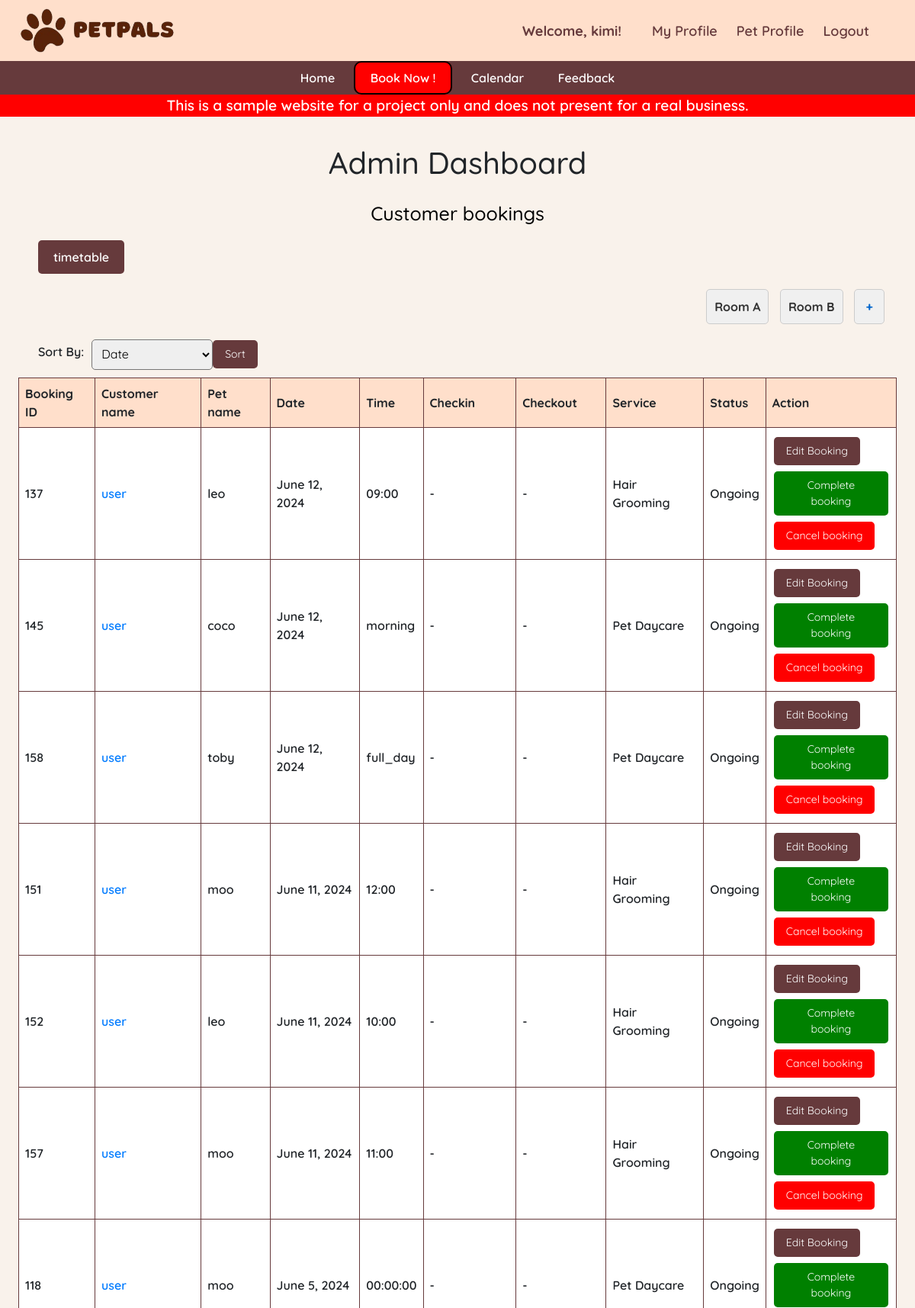
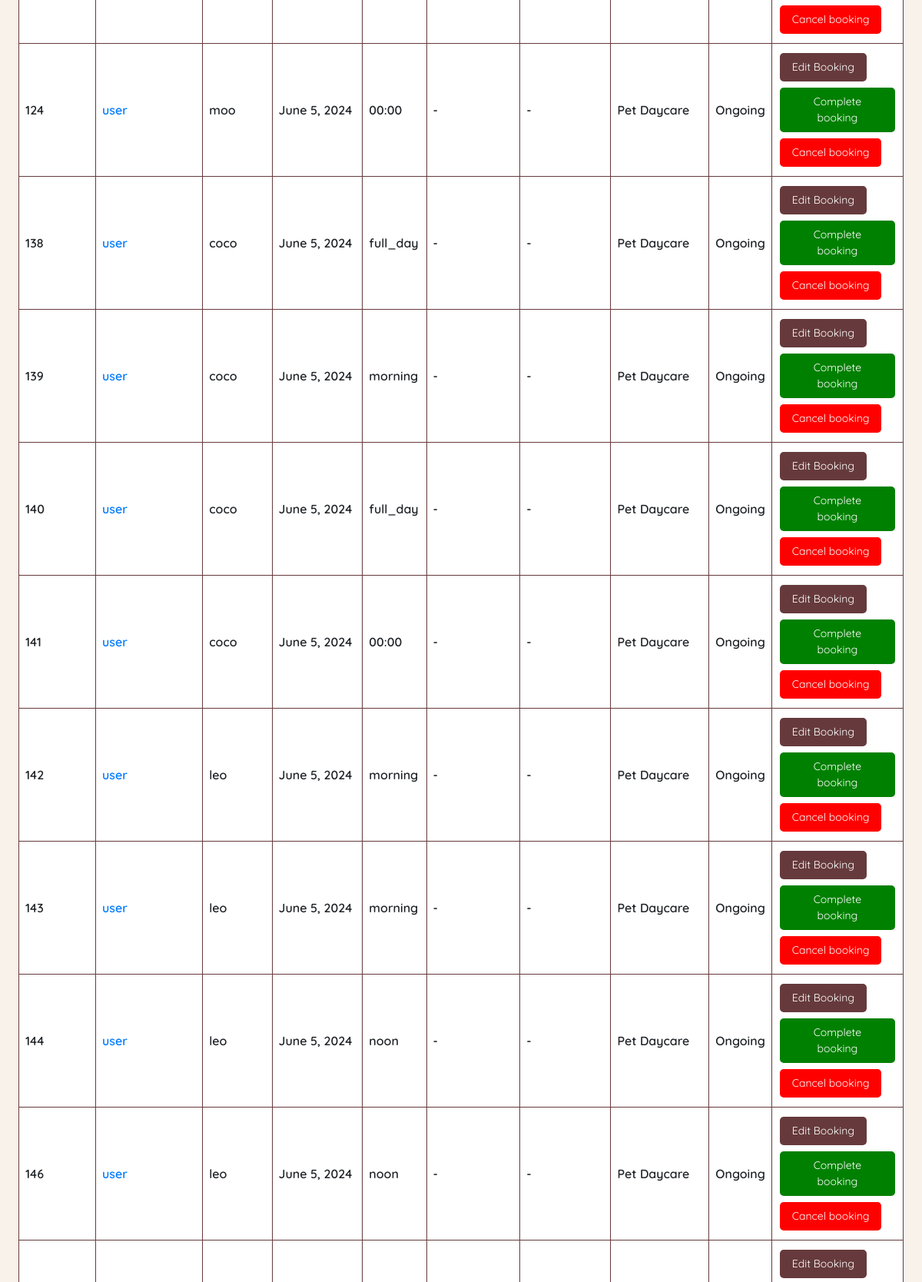
/admin_dashboard/ (signed in, upper part), run on the app's committed database (2 pictures, top to bottom).
### main/models.py (models this page shows, shortened)
class Room(models.Model):
    name = models.CharField(max_length=20)

class Booking(models.Model):
    owner = models.ForeignKey(Owner, null=True, on_delete=models.CASCADE)
    pet = models.ManyToManyField(Pet)
    room = models.ForeignKey(Room, null=True, on_delete=models.CASCADE)
    date = models.DateField(blank=True, null=True)
    TIME_CHOICES = [
        ('09:00', '9:00'),
        ('10:00', '10:00'),
        ('11:00', '11:00'),
        ('12:00', '12:00'),
        ('14:00', '2:00'),
        ('15:00', '3:00'),
        ('16:00', '4:00'),
        ('17:00', '5:00'),
        ('full_day', 'Full (7:00-19:00)'),
        ('morning', 'Morning (7:00-12:00)'),
        ('noon', 'Noon (13:00-19:00)'),
    ]
    time = models.CharField(max_length=10, choices=TIME_CHOICES, blank=True, null=True)
    SERVICE_CHOICES = [
        ('Hair Grooming', 'Hair Grooming'),
        ('Bath and Dry', 'Bath and Dry'),
        ('Pet Hotel', 'Pet Hotel'),
        ('Pet Daycare', 'Pet Daycare'),
    ]
    service = models.CharField(max_length=50, choices=SERVICE_CHOICES)
    STATUS_CHOICES = [
        ('Ongoing', 'Ongoing'),
        ('Completed', 'Completed'),
        ('Cancelled', 'Cancelled'),
    ]
    status = models.CharField(max_length=20, choices=STATUS_CHOICES, default='Ongoing')
    checkin = models.DateField(null=True, blank=True)
    checkout = models.DateField(null=True, blank=True)

class Owner(models.Model):
    user = models.OneToOneField(User, on_delete=models.CASCADE)
    phone_number = models.CharField(max_length=15, blank=True)
    email = models.EmailField(blank=True)

class Pet(models.Model):
    name = models.CharField(max_length=20)
    owner = models.ForeignKey(Owner, null=True, on_delete=models.CASCADE)
    age = models.PositiveBigIntegerField()
    species = models.CharField(max_length=50)
    breed = models.CharField(max_length=50)
    profile_pic = models.ImageField(default="profile.jpg", null=True, blank=True)

### main/views.py (the view, shortened to what this page needs)
# urls.py: path('admin_dashboard/', views.AdminPage, name="admin_dashboard"),
def AdminPage(request):
    rooms = Room.objects.all()
    sort_by = request.GET.get('sort_by', 'date')
    order_by = '-date'
    if sort_by == 'id':
        order_by = 'id'
    elif sort_by == 'service':
        order_by = 'service'
    ongoing_bookings = Booking.objects.filter(status='Ongoing').order_by(order_by)
    completed_bookings = Booking.objects.filter(status='Completed').order_by(order_by)
    cancelled_bookings = Booking.objects.filter(status='Cancelled').order_by(order_by)
    owners = Owner.objects.all()
    context = {
        'ongoing_bookings': ongoing_bookings,
        'completed_bookings': completed_bookings,
        'cancelled_bookings': cancelled_bookings,
        'owners': owners,
        'rooms': rooms,
    }
    return render(request, 'admin_dashboard.html', context)

### main/templates/admin_dashboard.html (shortened to what this page needs)
{% extends 'base.html' %}
{% block content %}
<head>
</head>
    <h1 class="dashb">Admin Dashboard</h1>
    <div style="margin-top: 20px; margin-bottom: 20px;">
    <h2 class="dash">Customer bookings</h2>
    <a  class="timetable" href="{% url 'timetable' %}">timetable</a>
    <ul class="room-list">
        {% for room in rooms %}
            <li>
                <a href="{% url 'room_detail' room.id %}">Room {{ room.name }}</a>
            </li>
        {% endfor %}
        <a href="{% url 'create_room' %}">
            <button class="cr" type="button">+</button>
        </a>
    </ul>
    <form method="GET" action="" class="sorting-form">
    <label for="sort_by">Sort By:</label>
    <select name="sort_by" id="sort_by" class="sort-select">
        <option value="date">Date</option>
    </select>
    <button type="submit" class="sort-button">Sort</button>
</form>
<table class="a">
    <thead>
        <tr>
            <th>Booking ID</th>
            <th>Customer name</th>
            <th>Pet name</th>
            <th>Date</th>
            <th>Time</th>
            <th>Checkin</th>
            <th>Checkout</th>
            <th>Service</th>
            <th>Status</th>
            <th>Action</th>
        </tr>
    </thead>
    <tbody>
        {% for booking in ongoing_bookings %}
        <tr>
            <td>{{ booking.id }}</td>
            <td><a href="{% url 'ownerpf' booking.id %}">{{ booking.owner.user.username }}</a></td>
            <td>
                {% for pet in booking.pet.all %}
                    {{ pet.name }}{% if not forloop.last %}, {% endif %}
                {% endfor %}
            </td>
            <td>{{ booking.date|default:"-" }}</td>
            <td>{{ booking.time|default:"-" }}</td>
            <td>{{ booking.checkin|default:"-" }}</td>
            <td>{{ booking.checkout|default:"-" }}</td>
            <td>{{ booking.service }}</td>
            <td>{{ booking.status }}</td>
            <td>
                {% if booking.service != 'Pet Hotel' %}
                <form method="post" action="{% url 'edit_booking' booking.id %}" style="display: inline;">
                    <button type="submit" class="button">Edit Booking</button>
                </form>
                {% endif %}
                <form method="post">
                    <button type="submit" class="button-complete">Complete booking</button>
                </form>
                <form method="post">
                    <button type="submit" class="button-cancel" >Cancel booking</button>
                </form>
            </td>
        </tr>
        {% endfor %}
    </tbody>
</table>
</div>
</html>
{% endblock %}

### main/templates/navbar.html (shortened to what this page needs)
{% load static %}
    <header>
        <img src="{% static 'image/PetPals.png' %}" alt="Pawlogo" width="auto" height="80">
        <div class="profile-bar">
            <div class="profile-info">
                {% if request.user.is_authenticated %}
                    <span>Welcome, {{ request.user }}!</span>
                {% else %}
                    <span>Welcome, Guest!</span>
                {% endif %}
            </div>
                <div class="profile-actions">
                    {% if user.is_authenticated %}
                        <a href="{% url 'profile' %}">My Profile</a>
                        <a href="{% url 'petprofile' %}">Pet Profile</a>
                        <a href="{% url 'logout' %}">Logout</a>
                    {% else %}
                        <a href="{% url 'login' %}">Sign In</a>
                        <a href="{% url 'register' %}">Sign Up</a>
                    {% endif %}
                </div>
        </div>
    </header>
    <nav class="navigation">
        {% if user.is_authenticated %}
        <a href="{% url 'home' %}">Home</a>
        <a href="{% url 'bookingpage' %}" class="book">Book Now !</a>
        <a href="{% url 'calendar' %}">Calendar</a>
        <a href ="{% url 'feedback' %}">Feedback</a>
        {% else %}
        <a href="{% url 'home' %}">Home</a>
        <a href="#services">Services</a>
        {% endif %}
    </nav>

### main/templates/base.html (style rules this page uses)
body { font-family: "Quicksand", sans-serif; font-optical-sizing: auto; font-weight: 600; font-style: normal; margin: 0 !important; padding: 0; background-color: #F9F2EB; display: flex; flex-direction: column; min-height: 100vh; }
h2 { text-align: center; color: #8B4513; margin-bottom: 20px; font-size: xx-large; }

### main/templates/navbar.html (style rules this page uses)
header { background-color: rgb(255, 223, 203); padding: 0px; text-align: center; color: rgb(102, 58, 60); display: flex; justify-content: space-between; align-items: center; }
.navigation { background-color:rgb(102,58,60); padding: 10px 0; text-align: center; }
.navigation a { color: white; text-decoration: none; padding: 10px 20px; }
.profile-bar { display: flex; align-items: center; margin-right: 5%; font-size: large; }
.profile-info { margin-right: 20px; }
.profile-info span { font-weight: bold; }
.profile-actions a { color: rgb(102,58,60); text-decoration: none; margin-left: 20px; }
.book { border-radius: 10px; border: 2px solid black; background-color: red; color:white; }

### main/templates/admin_dashboard.html (style rules this page uses)
.sorting-form { display: flex; align-items: center; }
.sorting-form label { margin-right: 10px; margin-left: 50px; }
.sort-select { padding: 8px; border-radius: 5px; }
.sort-button { background-color: rgb(102, 58, 60); border: none; color: white; padding: 8px 16px; text-align: center; text-decoration: none; display: inline-block; font-size: 14px; border-radius: 5px; cursor: pointer; }
.a { margin: 10px auto; width: 96%; border-collapse: collapse; }
.a th, td { border: 1px solid rgb(102, 58, 60); padding: 8px; text-align: left; background-color: white; }
.a th { background-color: rgb(255,223,203); }
.dash { color: black ; font-size: 25px; }
.dashb { text-align: center; margin-top: 20px; }
.button { background-color: rgb(102, 58, 60); border: none; color: white; padding: 8px 16px; text-align: center; text-decoration: none; display: inline-block; font-size: 14px; margin: 4px 2px; cursor: pointer; border-radius: 5px; }
.button-complete { background-color: green; border: none; color: white; padding: 8px 16px; text-align: center; text-decoration: none; display: inline-block; font-size: 14px; margin: 4px 2px; cursor: pointer; border-radius: 5px; }
.button-cancel { background-color: red; border: none; color: white; padding: 8px 16px; text-align: center; text-decoration: none; display: inline-block; font-size: 14px; margin: 4px 2px; cursor: pointer; border-radius: 5px; }
.room-list { list-style-type: none; margin: 0; padding: 0; text-align: right; margin-top: 20px; margin-bottom: 20px; margin-right: 30px; }
.room-list li , .cr { display: inline-block; margin-right: 10px; background-color: #f0f0f0; padding: 10px; border: 1px solid #ccc; border-radius: 5px; }
.room-list li a , .cr { text-decoration: none; color: #333; font-weight: bold; }
.room-list li a:hover , .cr { color: #0066cc; }
.cr { width: 40px; }
.timetable { display: inline-block; background-color: rgb(102, 58, 60); border: none; color: white; padding: 10px 20px; margin-left: 50px; text-align: left; text-decoration: none; font-size: 16px; border-radius: 5px; cursor: pointer; }

### data on the page
Room: name "A"
Room: name "B"
Booking: id "137", owner.user.username "user", date "June 12, 2024", time "09:00", checkin "-", checkout "-", service "Hair Grooming", status "Ongoing", shows "Edit Booking"
Pet: name "leo"
Booking: id "145", owner.user.username "user", date "June 12, 2024", time "morning", checkin "-", checkout "-", service "Pet Daycare", status "Ongoing", shows "Edit Booking"
Pet: name "coco"
Booking: id "158", owner.user.username "user", date "June 12, 2024", time "full_day", checkin "-", checkout "-", service "Pet Daycare", status "Ongoing", shows "Edit Booking"
Pet: name "toby"
Booking: id "151", owner.user.username "user", date "June 11, 2024", time "12:00", checkin "-", checkout "-", service "Hair Grooming", status "Ongoing", shows "Edit Booking"
Pet: name "moo"
Booking: id "152", owner.user.username "user", date "June 11, 2024", time "10:00", checkin "-", checkout "-", service "Hair Grooming", status "Ongoing", shows "Edit Booking"
Booking: id "157", owner.user.username "user", date "June 11, 2024", time "11:00", checkin "-", checkout "-", service "Hair Grooming", status "Ongoing", shows "Edit Booking"
Booking: id "118", owner.user.username "user", date "June 5, 2024", time "00:00:00", checkin "-", checkout "-", service "Pet Daycare", status "Ongoing", shows "Edit Booking"
Booking: id "124", owner.user.username "user", date "June 5, 2024", time "00:00", checkin "-", checkout "-", service "Pet Daycare", status "Ongoing", shows "Edit Booking"
Booking: id "138", owner.user.username "user", date "June 5, 2024", time "full_day", checkin "-", checkout "-", service "Pet Daycare", status "Ongoing", shows "Edit Booking"
Booking: id "139", owner.user.username "user", date "June 5, 2024", time "morning", checkin "-", checkout "-", service "Pet Daycare", status "Ongoing", shows "Edit Booking"
Booking: id "140", owner.user.username "user", date "June 5, 2024", time "full_day", checkin "-", checkout "-", service "Pet Daycare", status "Ongoing", shows "Edit Booking"
Booking: id "141", owner.user.username "user", date "June 5, 2024", time "00:00", checkin "-", checkout "-", service "Pet Daycare", status "Ongoing", shows "Edit Booking"
Booking: id "142", owner.user.username "user", date "June 5, 2024", time "morning", checkin "-", checkout "-", service "Pet Daycare", status "Ongoing", shows "Edit Booking"
Booking: id "143", owner.user.username "user", date "June 5, 2024", time "morning", checkin "-", checkout "-", service "Pet Daycare", status "Ongoing", shows "Edit Booking"
Booking: id "144", owner.user.username "user", date "June 5, 2024", time "noon", checkin "-", checkout "-", service "Pet Daycare", status "Ongoing", shows "Edit Booking"
Booking: id "146", owner.user.username "user", date "June 5, 2024", time "noon", checkin "-", checkout "-", service "Pet Daycare", status "Ongoing", shows "Edit Booking"
Booking: service "Edit Booking"

### other printed values
{{ request.user }} "kimi"
